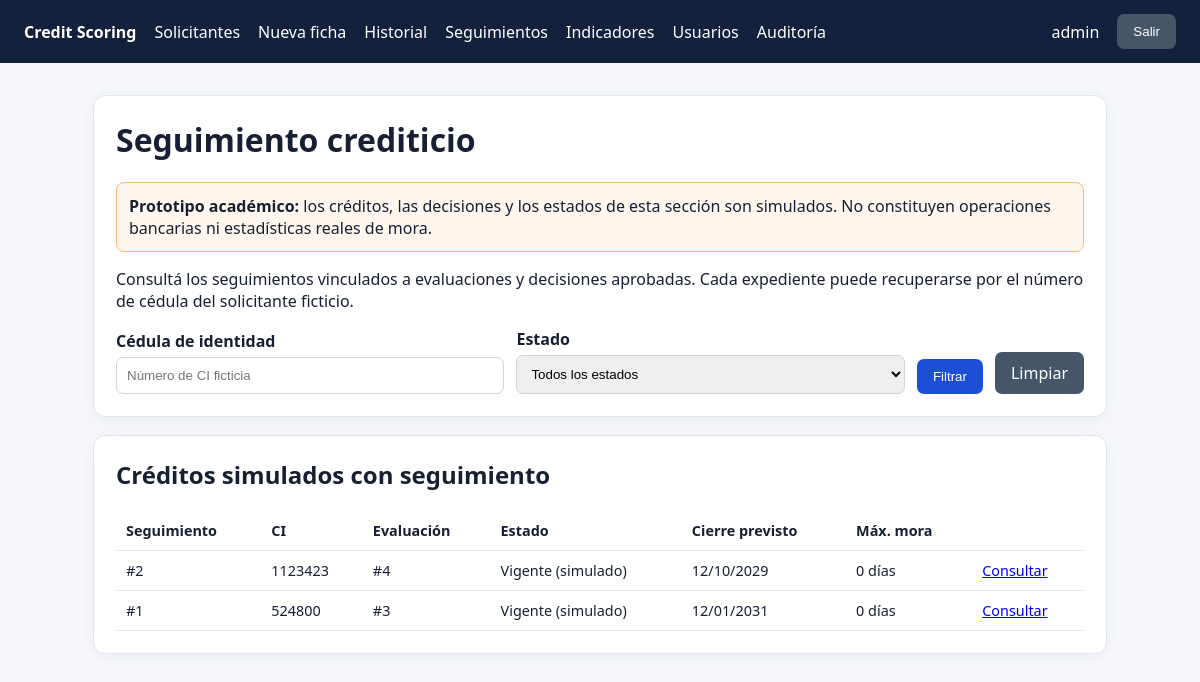
/seguimientos/ (signed in), run on the app's committed database.
### consulta_scoring_app/models.py (models this page shows, shortened)
class SeguimientoCredito(models.Model):
    class Estado(models.TextChoices):
        VIGENTE = 'VIGENTE', 'Vigente (simulado)'
        VENCIDO = 'VENCIDO', 'Vencido (simulado)'
        CANCELADO = 'CANCELADO', 'Cancelado (simulado)'
    decision = models.OneToOneField(
        DecisionCredito, on_delete=models.PROTECT, related_name='seguimiento',
    )
    fecha_otorgamiento = models.DateField(help_text='Fecha simulada de otorgamiento.')
    fecha_cierre_prevista = models.DateField(
        help_text='Vencimiento previsto; no representa un resultado observado.',
    )
    fecha_observacion = models.DateField(
        help_text='Fecha hasta la cual se declara observado el crédito ficticio.',
    )
    estado = models.CharField(max_length=12, choices=Estado.choices, default=Estado.VIGENTE)
    max_dias_mora = models.PositiveIntegerField(
        default=0, help_text='Máximo de días en mora reportados hasta la observación.',
    )
    observaciones = models.TextField(max_length=500, blank=True, default='')
    creado_por = models.ForeignKey(
        settings.AUTH_USER_MODEL, on_delete=models.PROTECT,
        related_name='seguimientos_creados',
    )
    actualizado_por = models.ForeignKey(
        settings.AUTH_USER_MODEL, on_delete=models.PROTECT,
        related_name='seguimientos_actualizados',
    )
    fecha_creacion = models.DateTimeField(auto_now_add=True)
    fecha_actualizacion = models.DateTimeField(auto_now=True)
    class Meta:
        ordering = ['-fecha_actualizacion', '-id']
        verbose_name = 'Seguimiento académico'
        verbose_name_plural = 'Seguimientos académicos'

class DecisionCredito(models.Model):
    class Estado(models.TextChoices):
        APROBADA = 'APROBADA', 'Aprobada (simulada)'
        CONDICIONAL = 'CONDICIONAL', 'Condicional (simulada)'
        RECHAZADA = 'RECHAZADA', 'Rechazada (simulada)'
    evaluacion = models.OneToOneField(
        EvaluacionScoring, on_delete=models.PROTECT, related_name='decision_crediticia',
    )
    estado = models.CharField(max_length=12, choices=Estado.choices)
    producto_codigo = models.CharField(max_length=32, blank=True, default='')
    motivo = models.TextField(max_length=1200)
    usuario = models.ForeignKey(
        settings.AUTH_USER_MODEL, on_delete=models.PROTECT, related_name='decisiones_registradas',
    )
    fecha_hora = models.DateTimeField(auto_now_add=True)
    class Meta:
        ordering = ['-fecha_hora']

class EvaluacionScoring(models.Model):
    usuario = models.ForeignKey(
        settings.AUTH_USER_MODEL,
        on_delete=models.PROTECT,
        related_name='evaluaciones_scoring',
    )
    solicitante = models.ForeignKey(
        Solicitante, on_delete=models.PROTECT, null=True, blank=True,
        related_name='evaluaciones',
    )
    fecha_hora = models.DateTimeField(auto_now_add=True)
    entradas = models.JSONField()
    pd = models.FloatField(help_text='Probabilidad estimada del evento objetivo.')
    score = models.FloatField()
    banda = models.CharField(max_length=1, blank=True, default='')
    nivel_riesgo = models.CharField(max_length=40, blank=True, default='')
    cuota_maxima_estimada_gs = models.FloatField(default=0)
    ofertas = models.JSONField(default=list, blank=True)
    advertencias = models.JSONField(default=list, blank=True)
    modelo_version = models.CharField(max_length=50, default='credit_score_v1')
    class Meta:
        ordering = ['-fecha_hora']

class Solicitante(models.Model):
    class SituacionLaboral(models.TextChoices):
        DEPENDIENTE = 'DEPENDIENTE', 'Empleado dependiente'
        INDEPENDIENTE = 'INDEPENDIENTE', 'Trabajador independiente'
        DESEMPLEADO = 'DESEMPLEADO', 'Desempleado'
        JUBILADO = 'JUBILADO', 'Jubilado'
        OTRO = 'OTRO', 'Otro'
    cedula = models.CharField(max_length=12, unique=True, db_index=True)
    nombres = models.CharField(max_length=120)
    apellidos = models.CharField(max_length=120)
    fecha_nacimiento = models.DateField()
    ciudad = models.CharField(max_length=100)
    ocupacion = models.CharField(max_length=120)
    situacion_laboral = models.CharField(max_length=20, choices=SituacionLaboral.choices)
    creado_por = models.ForeignKey(
        settings.AUTH_USER_MODEL, on_delete=models.PROTECT, related_name='solicitantes_registrados',
    )
    fecha_registro = models.DateTimeField(auto_now_add=True)
    class Meta:
        ordering = ['apellidos', 'nombres', 'id']

### consulta_scoring_app/views.py (the view, shortened to what this page needs)
# urls.py: path('seguimientos/', views.seguimientos_lista, name='seguimientos_lista'),
@login_required
def seguimientos_lista(request):
    exigir_permiso(request, puede_consultar(request.user), recurso='seguimiento')
    seguimientos = seguimientos_visibles(request.user)
    consulta = request.GET.get('ci', '').strip()
    estado = request.GET.get('estado', '').strip()
    if estado in SeguimientoCredito.Estado.values:
        seguimientos = seguimientos.filter(estado=estado)
    else:
        estado = ''
    return render(request, 'seguimientos/lista.html', {
        'seguimientos': seguimientos[:100], 'consulta': consulta,
        'estado_actual': estado, 'estados': SeguimientoCredito.Estado.choices,
    })

### consulta_scoring_app/context_processors.py (called while the page is built)
def roles_ui(request):
    user = request.user
    return {
        'ui_puede_consultar': puede_consultar(user),
        'ui_puede_evaluar': puede_evaluar(user),
        'ui_admin': es_administrador(user),
        'ui_auditoria': puede_ver_auditoria(user),
    }

### consulta_scoring_app/permissions.py (called while the page is built)
def tiene_rol(user, *roles):
    return (user.is_authenticated and (
        user.is_superuser or user.groups.filter(name__in=roles).exists()
    ))

def es_administrador(user):
    return tiene_rol(user, 'ADMINISTRADOR')

def puede_evaluar(user):
    return tiene_rol(user, 'ANALISTA', 'ADMINISTRADOR')

def puede_consultar_todos(user):
    return tiene_rol(user, 'ADMINISTRADOR', 'AUDITOR')

def puede_consultar(user):
    return tiene_rol(user, *ROLES)

def puede_ver_auditoria(user):
    return tiene_rol(user, 'ADMINISTRADOR', 'AUDITOR')

def evaluaciones_visibles(user):
    qs = EvaluacionScoring.objects.select_related('usuario', 'solicitante')
    if not puede_consultar(user):
        return qs.none()
    return qs if puede_consultar_todos(user) else qs.filter(usuario=user)

### consulta_scoring_app/views.py (called while the page is built)
def exigir_permiso(request, permitido, recurso='', objeto_id=None):
    if not permitido:
        registrar_evento(
            request.user, EventoAuditoria.Accion.ACCESO_DENEGADO, recurso=recurso,
            objeto_id=objeto_id, detalle='Acción no autorizada', denegado=True,
        )
        raise PermissionDenied('No tiene permiso para realizar esta operación.')

def seguimientos_visibles(user):
    return SeguimientoCredito.objects.filter(
        decision__evaluacion__in=evaluaciones_visibles(user)
    ).select_related(
        'decision', 'decision__evaluacion', 'decision__evaluacion__solicitante',
        'creado_por', 'actualizado_por',
    )

### consulta_scoring_app/templates/seguimientos/lista.html (shortened to what this page needs)
{% extends 'base.html' %}
{% block content %}
<div class="card">
  <h1>Seguimiento crediticio</h1>
  <div class="warning"><strong>Prototipo académico:</strong> los créditos, las decisiones y los estados de esta sección son simulados. No constituyen operaciones bancarias ni estadísticas reales de mora.</div>
  <p>Consultá los seguimientos vinculados a evaluaciones y decisiones aprobadas. Cada expediente puede recuperarse por el número de cédula del solicitante ficticio.</p>
  <form method="get" style="display:flex;gap:12px;align-items:end;flex-wrap:wrap">
    <div class="field" style="flex:1;margin:0;min-width:170px">
      <label for="ci">Cédula de identidad</label>
      <input id="ci" type="text" name="ci" value="{{ consulta }}" placeholder="Número de CI ficticia">
    </div>
    <div class="field" style="flex:1;margin:0;min-width:170px">
      <label for="estado">Estado</label>
      <select id="estado" name="estado">
        <option value="">Todos los estados</option>
      </select>
    </div>
    <button type="submit">Filtrar</button>
    <a class="btn btn-secondary" href="{% url 'consulta_scoring_app:seguimientos_lista' %}">Limpiar</a>
  </form>
</div>
<div class="card">
  <h2>Créditos simulados con seguimiento</h2>
  <table>
    <thead><tr><th>Seguimiento</th><th>CI</th><th>Evaluación</th><th>Estado</th><th>Cierre previsto</th><th>Máx. mora</th><th></th></tr></thead>
    <tbody>
    {% for seg in seguimientos %}
    <tr>
      <td>#{{ seg.pk }}</td>
      <td>{{ seg.decision.evaluacion.solicitante.cedula|default:'Sin ficha histórica' }}</td>
      <td>#{{ seg.decision.evaluacion.pk }}</td>
      <td>{{ seg.get_estado_display }}</td>
      <td>{{ seg.fecha_cierre_prevista|date:'d/m/Y' }}</td>
      <td>{{ seg.max_dias_mora }} días</td>
      <td><a href="{% url 'consulta_scoring_app:seguimiento_detalle' seg.pk %}">Consultar</a></td>
    </tr>
    {% empty %}<tr><td colspan="7">No hay seguimientos visibles con esos filtros.</td></tr>{% endfor %}
    </tbody>
  </table>
</div>
{% endblock %}

### consulta_scoring_app/templates/base.html (shortened to what this page needs)
<!doctype html>
<html lang="es">
<head>
</head>
<body>
{% if user.is_authenticated %}
<nav>
  <strong>Credit Scoring</strong>
  {% if ui_puede_consultar %}<a href="{% url 'consulta_scoring_app:solicitud' %}">Solicitantes</a>{% endif %}
  {% if ui_puede_evaluar %}<a href="{% url 'consulta_scoring_app:solicitante_nuevo' %}">Nueva ficha</a>{% endif %}
  {% if ui_puede_consultar %}<a href="{% url 'consulta_scoring_app:historial' %}">Historial</a>{% endif %}
  {% if ui_puede_consultar %}<a href="{% url 'consulta_scoring_app:seguimientos_lista' %}">Seguimientos</a>{% endif %}
  {% if ui_puede_consultar %}<a href="{% url 'consulta_scoring_app:indicadores' %}">Indicadores</a>{% endif %}
  {% if ui_admin %}<a href="{% url 'consulta_scoring_app:usuarios_lista' %}">Usuarios</a>{% endif %}
  {% if ui_auditoria %}<a href="{% url 'consulta_scoring_app:auditoria_lista' %}">Auditoría</a>{% endif %}
  <span>{{ user.get_full_name|default:user.username }}</span>
  <form action="{% url 'logout' %}" method="post" style="margin:0">{% csrf_token %}<button class="btn-secondary" type="submit">Salir</button></form>
</nav>
{% endif %}
<main>
  {% block content %}{% endblock %}
</main>
</body>
</html>

### consulta_scoring_app/templates/base.html (style rules this page uses)
:root { font-family: system-ui, -apple-system, Segoe UI, sans-serif; color:#172033; background:#f5f7fb; }
* { box-sizing:border-box; }
body { margin:0; }
nav { background:#14213d; color:white; padding:14px 24px; display:flex; gap:18px; align-items:center; }
nav a { color:white; text-decoration:none; }
main { max-width:1050px; margin:32px auto; padding:0 18px; }
.card { background:white; border:1px solid #dfe5ef; border-radius:12px; padding:22px; margin-bottom:18px; box-shadow:0 3px 14px rgba(20,33,61,.05); }
h1,h2,h3 { margin-top:0; }
label { font-weight:650; display:block; margin-bottom:5px; }
input, select { width:100%; padding:10px; border:1px solid #cbd5e1; border-radius:7px; }
.field { margin-bottom:15px; }
button,.btn { background:#1d4ed8; border:0; color:white; padding:10px 16px; border-radius:7px; cursor:pointer; text-decoration:none; display:inline-block; }
.btn-secondary { background:#475569; }
.warning { background:#fff7ed; border:1px solid #fdba74; padding:12px; border-radius:8px; margin:8px 0; }
table { width:100%; border-collapse:collapse; font-size:.9rem; }
th,td { text-align:left; padding:10px; border-bottom:1px solid #e2e8f0; }

### data on the page
SeguimientoCredito: pk "2", decision.evaluacion.solicitante.cedula "1123423", decision.evaluacion.pk "4", estado "Vigente (simulado)", fecha_cierre_prevista "12/10/2029", max_dias_mora "0"
SeguimientoCredito: pk "1", decision.evaluacion.solicitante.cedula "524800", decision.evaluacion.pk "3", estado "Vigente (simulado)", fecha_cierre_prevista "12/01/2031", max_dias_mora "0"

### other printed values
{{ user.get_full_name|default:user.username }} "admin"
